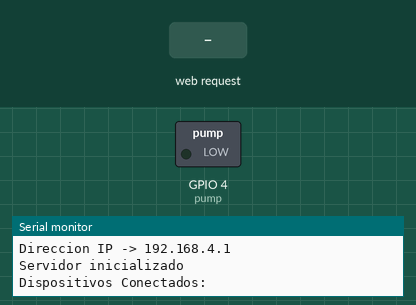
Bench run of a sketch on a simulated ESP32. On the bench: switched loads named in the sketch (green lamp = pin HIGH), the last lines printed to the serial monitor. The inputs (shaded band) are chosen by the test bench.

Above: at 1.2 s.
1.3 s: HTTP request GET /deviceON received
At 2.5 s:
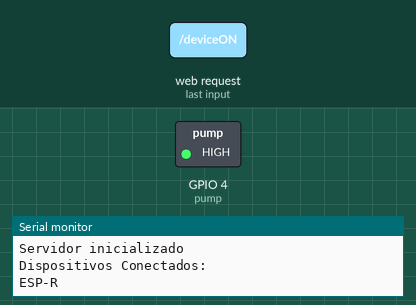
2.8 s: HTTP request GET /deviceOFF received
At 3.8 s:
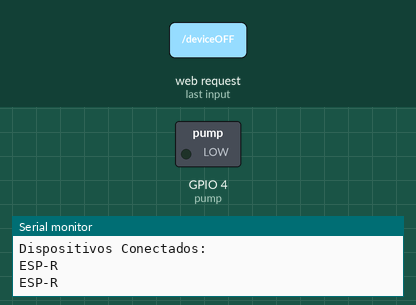
Timing chart, 0 to 5.8 s (numbered marks = the images above; inputs shaded):
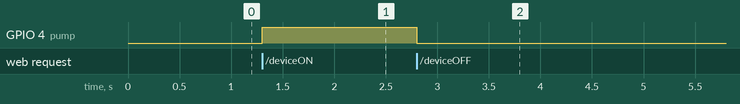

Measured:
- after the input at 1.3 s, GPIO 4 (pump): LOW → HIGH at once
- after the input at 2.8 s, GPIO 4 (pump): HIGH → LOW at once

The sketch:

pumpR.ino
```cpp
#include <WiFi.h>
#include <WebServer.h>

#define pump 4

const char* ssid = "ESP32";
const char* pass = "Cristo3103";

bool flag = false;

String device = "";
String answer = "";

WebServer server(80);

void setup(){
  Serial.begin(115200);
  delay(50);
  pinMode(pump,OUTPUT);
  WiFi.softAP(ssid,pass);
  IPAddress ip = WiFi.softAPIP();

  Serial.print("Nombre de la red -> ");
  Serial.println(ssid);
  Serial.print("Direccion IP -> ");
  Serial.println(ip);

  server.on("/",handleConnectionRoot);
  server.on("/deviceON", handleDeviceON);
  server.on("/deviceOFF", handleDeviceOFF);
  server.onNotFound(handleNotFound);

  server.begin();
  Serial.println("Servidor inicializado");
  Serial.println("\nDispositivos Conectados:");
}

void loop(){
  server.handleClient();
}

void handleConnectionRoot(){
  server.send(200, "text/html", "Hola Bienvenido");
}

void handleDeviceON(){
  device = "ESP-R";
  Serial.println(device);
  if(!flag){
    digitalWrite(pump,HIGH);
    flag = true;
  }
  server.send(200, "text/html", answer);
}

void handleDeviceOFF(){
  device = "ESP-R";
  Serial.println(device);
  if(flag){
    digitalWrite(pump,LOW);
    flag = false;
  }
  server.send(200, "text/html", answer);
}

void handleNotFound(){
  server.send(404, "text/plain", "Not Found");
}
```
